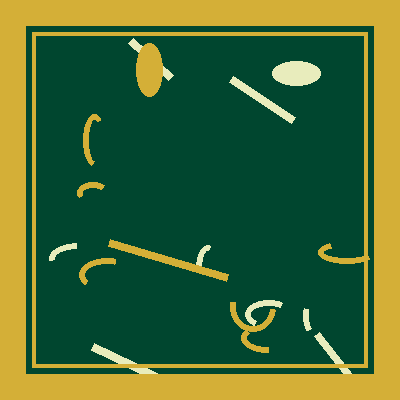
#> input picture data/samples/abstract/abstract_00.png, 400 x 400 px
$ python -i preprocess.py   (imports and definitions only)
#> lines starting #> are read from the running program, lines starting #| are printed output that depends on the picture
"""Layer 3 - OpenCV image preprocessing.

Normalises in-shop photographs into a canonical form and exposes the classic
preprocessing primitives (grayscale, threshold, Canny, contours) that the
higher layers build on. Mirrors the official OpenCV-Python tutorials: apply a
threshold or Canny edge map before finding contours.
"""

import cv2
import numpy as np

from . import config


def load_bgr(path):
    """Load an image as BGR uint8, raising a clear error if it is missing."""
#> called with path = '../data/samples/abstract/abstract_00.png'
    img = cv2.imread(path, cv2.IMREAD_COLOR)
#> img is the input picture: shape (400, 400, 3); mean B, G, R 52.3, 104.9, 68.4
    if img is None:
        raise IOError("Could not read image: {}".format(path))
    return img


def normalize(img, size=None):
    """Resize to the canonical working size using area interpolation."""
    size = size or config.IMAGE_SIZE
#> size = (256, 256)
    return cv2.resize(img, size, interpolation=cv2.INTER_AREA)
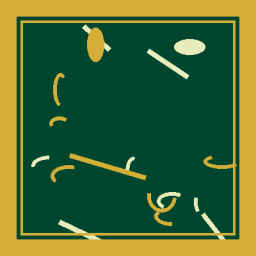
#> returned value: shape (256, 256, 3); mean of channels 0, 1, 2 52.3, 104.9, 68.4; drawn as B, G, R


def to_gray(img):
    return cv2.cvtColor(img, cv2.COLOR_BGR2GRAY)
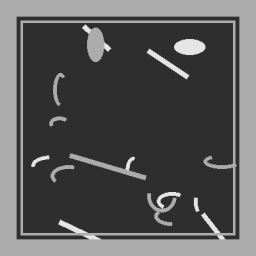
#> returned value: shape (256, 256); min 46, max 229, mean 87.6


def to_hsv(img):
    return cv2.cvtColor(img, cv2.COLOR_BGR2HSV)
#> returned value: shape (256, 256, 3); mean H, S, V 61.5, 228, 115.3


def threshold(gray, block=35, c=5):
    """Adaptive threshold - robust to the uneven lighting of shop photos."""
    return cv2.adaptiveThreshold(
        gray, 255, cv2.ADAPTIVE_THRESH_GAUSSIAN_C,
        cv2.THRESH_BINARY_INV, block, c,
    )


def edges(gray, low=50, high=150):
    """Canny edge map. A light Gaussian blur first tames JPEG noise."""
    blurred = cv2.GaussianBlur(gray, (5, 5), 0)
    return cv2.Canny(blurred, low, high)


def contours(gray):
    """Return external contours found on the Canny edge map.

    Following the OpenCV tutorial guidance, edges are computed before
    findContours. Returns the list of contours sorted largest-first.
    """
    edged = edges(gray)
    found = cv2.findContours(edged.copy(), cv2.RETR_EXTERNAL, cv2.CHAIN_APPROX_SIMPLE)
    # cv2.findContours returns (contours, hierarchy) on OpenCV 4/5 and
    # (image, contours, hierarchy) on OpenCV 3 - handle both.
    cnts = found[0] if len(found) == 2 else found[1]
    return sorted(cnts, key=cv2.contourArea, reverse=True)


def prepare(path):
    """Full normalisation used by every downstream layer.

    Returns a dict with the resized BGR, grayscale and HSV representations so
    later stages do not each re-decode the file.
    """
    bgr = normalize(load_bgr(path))
    return {
        "bgr": bgr,
        "gray": to_gray(bgr),
        "hsv": to_hsv(bgr),
    }

>>> result = prepare('../data/samples/abstract/abstract_00.png')
#> result = 3 items

$ run again, on data/samples/abstract/abstract_01.png
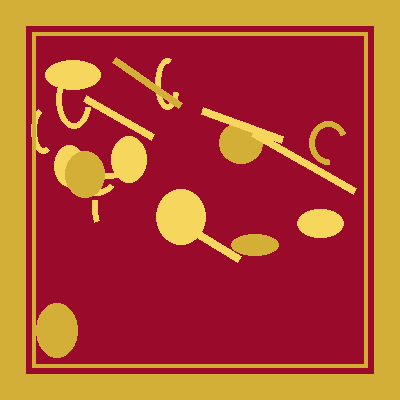
#> input picture data/samples/abstract/abstract_01.png, 400 x 400 px
#> in load_bgr, img is the input picture: shape (400, 400, 3); mean B, G, R 50, 75.5, 178.1
#> size = (256, 256)
#> in normalize, `return cv2.resize(img, size, interpolation=cv2.INTER_AREA)`:
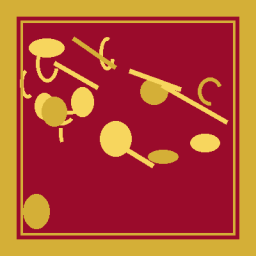
#> returned value: shape (256, 256, 3); mean of channels 0, 1, 2 50, 75.5, 178.1; drawn as B, G, R
#> in to_gray, `return cv2.cvtColor(img, cv2.COLOR_BGR2GRAY)`:
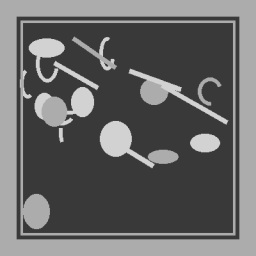
#> returned value: shape (256, 256); min 57, max 210, mean 102.9
#> result = 3 items

$ run again, on data/samples/abstract/abstract_02.png
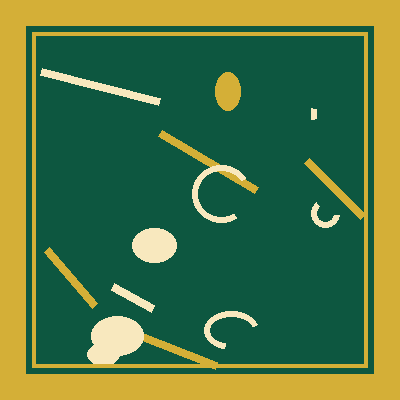
#> input picture data/samples/abstract/abstract_02.png, 400 x 400 px
#> in load_bgr, img is the input picture: shape (400, 400, 3); mean B, G, R 66.2, 118.7, 81.1
#> size = (256, 256)
#> in normalize, `return cv2.resize(img, size, interpolation=cv2.INTER_AREA)`:
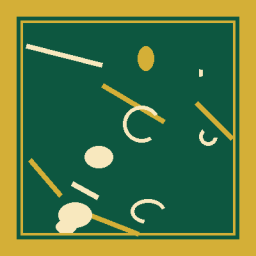
#> returned value: shape (256, 256, 3); mean of channels 0, 1, 2 66.1, 118.7, 81.1; drawn as B, G, R
#> in to_gray, `return cv2.cvtColor(img, cv2.COLOR_BGR2GRAY)`:
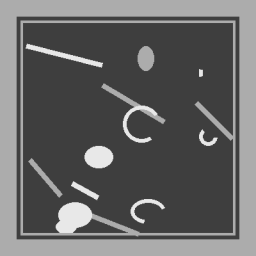
#> returned value: shape (256, 256); min 62, max 232, mean 101.2
#> result = 3 items

$ run again, on data/samples/abstract/abstract_03.png
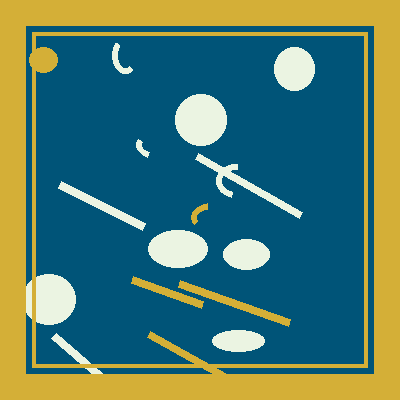
#> input picture data/samples/abstract/abstract_03.png, 400 x 400 px
#> in load_bgr, img is the input picture: shape (400, 400, 3); mean B, G, R 108.9, 122.6, 79.6
#> size = (256, 256)
#> in normalize, `return cv2.resize(img, size, interpolation=cv2.INTER_AREA)`:
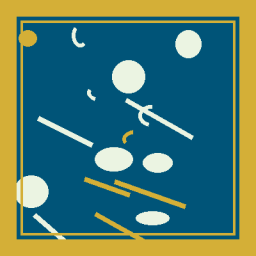
#> returned value: shape (256, 256, 3); mean of channels 0, 1, 2 108.8, 122.6, 79.6; drawn as B, G, R
#> in to_gray, `return cv2.cvtColor(img, cv2.COLOR_BGR2GRAY)`:
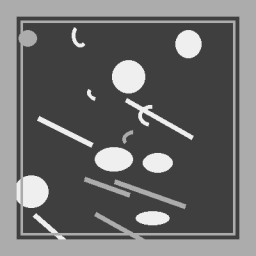
#> returned value: shape (256, 256); min 63, max 239, mean 108
#> result = 3 items
